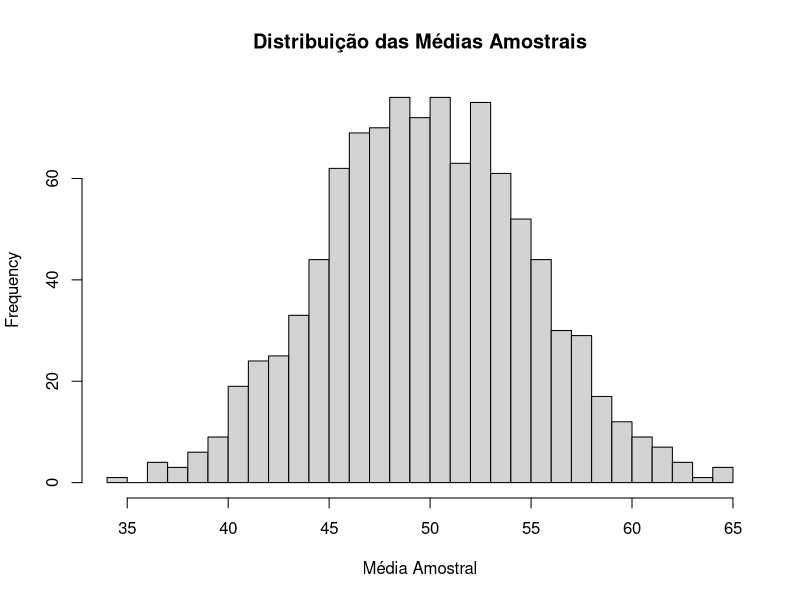

R code for this plot:
# amostragem aleatória simples

populacao <- 1:1000
set.seed(123)
amostra <- sample(populacao, size = 100, replace = FALSE)
print(amostra)

# calculando o tamanho da amostra para uma população de 10000

z <- 1.96 # para 95% de confiança
p <- 0.5
e <- 0.05 # proporção esperada
n <- (z^2 * p * (1 - p)) / e^2 # margem de erro
N <- 10000 # ajustando para uma população finita
n_ajustado <- (n * N) / (n + (N - 1))
print(n_ajustado)

# simulando o teorema do limite central

set.seed(123)
amostra_media <- function(n, tamanho_amostra){
  medias <- replicate(n, mean(runif(tamanho_amostra, min = 0, max = 100)))
  return(medias)
}

medias_amostrais <- amostra_media(1000, 30) # gerando 1000 médias de amostras de tamanho 30

hist(medias_amostrais, breaks = 30, main = "Distribuição das Médias Amostrais",
     xlab = "Média Amostral")

# ilustrando amostragem estratificada

library(dplyr)
populacao <- data.frame(grupo = rep(c("A", "B"), times = c(700, 300)),
                        valor = c(rnorm(700, mean = 50, sd = 10), 
                                  rnorm(300, mean = 60, sd = 15)))

amostra_estratificada <- populacao %>% group_by(grupo) %>% sample_n(size = 50)
print(amostra_estratificada)
